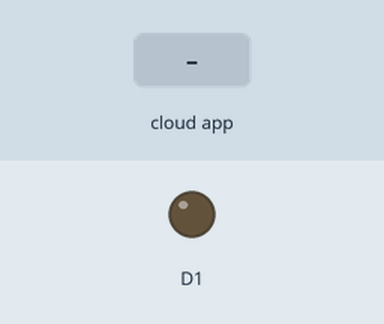
The sketch below on a simulated ESP8266 (NodeMCU). Shown: output pins drawn as LEDs (lit = HIGH). The test bench sets the inputs (shaded band). WiFi joins after 1.5 s; servers stay silent unless stated; the Firebase database answers and starts empty; what the sketch prints to the serial monitor is not drawn.

Above: at 2.7 s.
2.8 s: the phone or cloud app sets analog to 1
At 3.3 s:
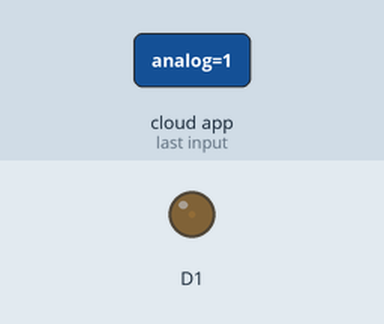
4.4 s: the phone or cloud app sets analog to 90
At 5.4 s:
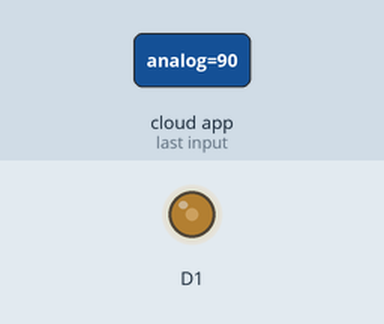
Timing chart, 0 to 7.4 s (numbered marks = the images above; inputs shaded):
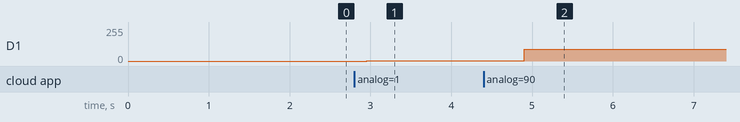

Measured:
- after the input at 2.8 s, D1: 0/255 → 1/255 after 0.15 s
- after the input at 4.4 s, D1: 1/255 → 90/255 after 0.50 s

The sketch:

firebase.ino
```cpp
//#include <ESP8266WiFi.h>
//#include <FirebaseArduino.h>
//#define WIFI_SSID "P"
//#define WIFI_PASSWORD "trouble3343"
//#define FIREBASE_HOST "cp62-1dfbb.firebaseio.com"
//#define FIREBASE_AUTH "YcXsXNay7y5jPyOojx5iW2slGPeiwdCl7mdLXKSW"
//
//void setup() {
//Serial.begin(115200);
//WiFi.begin(WIFI_SSID, WIFI_PASSWORD);
//Serial.print("connecting");
//while (WiFi.status() != WL_CONNECTED) {
//Serial.print(".");
//delay(500);}
//Serial.println();
//Serial.print("connected: ");
//Serial.println(WiFi.localIP());
//Firebase.begin(FIREBASE_HOST, FIREBASE_AUTH);
//Firebase.setInt("analog", 0);
//}
//
//void loop() {
//int val = analogRead(A0);
//Serial.println(val);
//Firebase.setInt("analog", val);
//delay(500);
//}


#include <ESP8266WiFi.h>
#include <FirebaseArduino.h>
#define WIFI_SSID "P"
#define WIFI_PASSWORD "trouble3343"
#define FIREBASE_HOST "cp62-1dfbb.firebaseio.com"
#define FIREBASE_AUTH "YcXsXNay7y5jPyOojx5iW2slGPeiwdCl7mdLXKSW"
void setup() {
Serial.begin(115200);
WiFi.begin(WIFI_SSID, WIFI_PASSWORD);
Serial.print("connecting");
while (WiFi.status() != WL_CONNECTED) {
Serial.print(".");
delay(500);}
Serial.println();
Serial.print("connected: ");
Serial.println(WiFi.localIP());
pinMode(D1, OUTPUT);
Firebase.begin(FIREBASE_HOST, FIREBASE_AUTH);

}
void loop() {
analogWrite(D1, Firebase.getInt("analog"));
delay(500);
}
```
